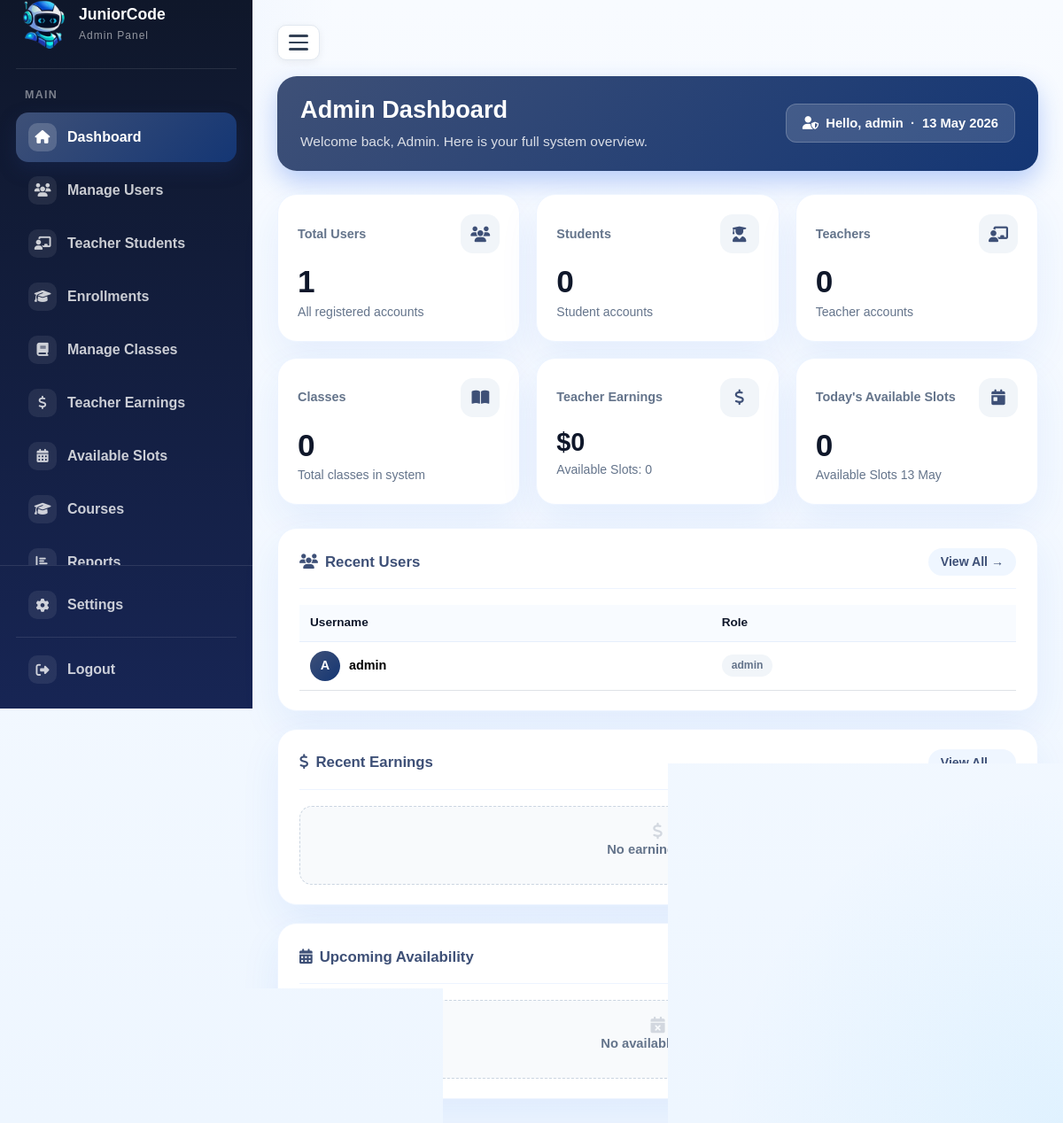
Page /admin_dashboard.php (signed in) on the committed database.
### tables this page shows
CREATE TABLE IF NOT EXISTS `users` (
  `id`                INT          NOT NULL AUTO_INCREMENT,
  `username`          VARCHAR(255) NOT NULL,
  `password`          VARCHAR(255) NOT NULL,
  `plain_password`    VARCHAR(255) NOT NULL DEFAULT '',
  `role`              VARCHAR(50)  NOT NULL DEFAULT 'student',
  `email`             VARCHAR(255) NOT NULL DEFAULT '',
  `zoom_personal_link` TEXT        NOT NULL,
  `profile_picture`   VARCHAR(300) NOT NULL DEFAULT '',
  PRIMARY KEY (`id`),
  UNIQUE KEY `username` (`username`)
);

### admin_prefs.php (called while the page is built, shortened)
<?php
$adminLang  = $_SESSION['admin_lang'];
$adminDir   = ($adminLang === 'ar') ? 'rtl' : 'ltr';
function t($key) {
    global $LANG, $adminLang;
    return htmlspecialchars($LANG[$adminLang][$key] ?? $LANG['en'][$key] ?? $key, ENT_QUOTES, 'UTF-8');
}
?>

### admin_dashboard.php (the view, shortened to what this page needs)
<?php
require_once "db.php";
$adminName   = $_SESSION["username"] ?? "Admin";
$currentPage = basename($_SERVER["PHP_SELF"]);
$conn->query("CREATE TABLE IF NOT EXISTS classes (
    id INT AUTO_INCREMENT PRIMARY KEY, teacher_id INT DEFAULT NULL,
    teacher_name VARCHAR(255) NOT NULL DEFAULT '', student_name VARCHAR(255) NOT NULL DEFAULT '',
    class_date DATE DEFAULT NULL, class_time TIME DEFAULT NULL,
    type VARCHAR(100) NOT NULL DEFAULT '', details TEXT NOT NULL DEFAULT '',
    zoom_link TEXT DEFAULT NULL, created_at TIMESTAMP DEFAULT CURRENT_TIMESTAMP
) ENGINE=InnoDB DEFAULT CHARSET=utf8mb4");
$conn->query("CREATE TABLE IF NOT EXISTS teacher_earnings (
    id INT AUTO_INCREMENT PRIMARY KEY, teacher_id INT DEFAULT NULL,
    teacher_name VARCHAR(255) NOT NULL DEFAULT '', lesson_title VARCHAR(255) NOT NULL DEFAULT '',
    amount DECIMAL(10,2) NOT NULL DEFAULT 0, lesson_date DATE DEFAULT NULL,
    notes TEXT NOT NULL DEFAULT '', created_at TIMESTAMP DEFAULT CURRENT_TIMESTAMP
) ENGINE=InnoDB DEFAULT CHARSET=utf8mb4");
$conn->query("CREATE TABLE IF NOT EXISTS teacher_availability (
    id INT AUTO_INCREMENT PRIMARY KEY, teacher_id INT NOT NULL DEFAULT 0,
    teacher_name VARCHAR(255) NOT NULL DEFAULT '', available_date DATE NOT NULL,
    available_time TIME NOT NULL, status VARCHAR(50) NOT NULL DEFAULT 'available',
    created_at TIMESTAMP DEFAULT CURRENT_TIMESTAMP
) ENGINE=InnoDB DEFAULT CHARSET=utf8mb4");
function safeCount($conn, $sql) { $r = $conn->query($sql); return ($r !== false) ? (int)($r->fetch_assoc()["c"] ?? 0) : 0; }
$totalUsers     = safeCount($conn, "SELECT COUNT(*) AS c FROM users");
$totalStudents  = safeCount($conn, "SELECT COUNT(*) AS c FROM users WHERE role='student'");
$totalTeachers  = safeCount($conn, "SELECT COUNT(*) AS c FROM users WHERE role='teacher'");
$totalClasses   = safeCount($conn, "SELECT COUNT(*) AS c FROM classes");
$totalEarnings  = (float)(($r = $conn->query("SELECT COALESCE(SUM(amount),0) AS c FROM teacher_earnings")) !== false ? ($r->fetch_assoc()["c"] ?? 0) : 0);
$availableSlots = safeCount($conn, "SELECT COUNT(*) AS c FROM teacher_availability WHERE status='available'");
$today = date("Y-m-d");
$todaySlots = 0;
$stmt = $conn->prepare("SELECT COUNT(*) AS c FROM teacher_availability WHERE status='available' AND available_date=?");
if ($stmt) {
    $stmt->bind_param("s", $today);
    $stmt->execute();
    $todaySlots = (int)($stmt->get_result()->fetch_assoc()["c"] ?? 0);
}
$recentUsers = [];
$r = $conn->query("SELECT username, role FROM users ORDER BY id DESC LIMIT 6");
if ($r) while ($row = $r->fetch_assoc()) $recentUsers[] = $row;
$recentEarnings = [];
$recentAvailability = [];
function isActive($page, $cur) { return $page === $cur ? "active" : ""; }
require_once "admin_prefs.php";
?>
<!DOCTYPE html>
<html lang="<?= $adminLang ?>" dir="<?= $adminDir ?>">
<head>
  <link href="https://cdn.jsdelivr.net/npm/bootstrap@5.3.3/dist/css/bootstrap.min.css" rel="stylesheet">
  <link href="https://cdnjs.cloudflare.com/ajax/libs/font-awesome/6.5.0/css/all.min.css" rel="stylesheet">
</head>
<body>
<div class="app-shell">
  <aside class="sidebar">
    <div class="sidebar-top-area">
      <div class="brand">
        <img src="images/robot2.png.png" class="brand-logo-img" alt="JuniorCode Logo">
        <div>
          <div class="brand-title">JuniorCode</div>
          <div class="brand-sub"><?= t('admin_panel') ?></div>
        </div>
      </div>
      <div class="nav-title"><?= t('main_label') ?></div>
      <div class="nav-custom">
        <a href="admin_dashboard.php" class="nav-link-custom <?= isActive('admin_dashboard.php', $currentPage) ?>">
          <span class="nav-icon"><i class="fas fa-house"></i></span><span><?= t('nav_dashboard') ?></span>
        </a>
        <a href="manage_users.php" class="nav-link-custom <?= isActive('manage_users.php', $currentPage) ?>">
          <span class="nav-icon"><i class="fas fa-users"></i></span><span><?= t('nav_users') ?></span>
        </a>
        <a href="admin_teacher_students.php" class="nav-link-custom">
          <span class="nav-icon"><i class="fas fa-chalkboard-user"></i></span><span>Teacher Students</span>
        </a>
          <a href="admin_enrollments.php" class="nav-link-custom">
            <span class="nav-icon"><i class="fas fa-graduation-cap"></i></span><span>Enrollments</span>
          </a>
        <a href="manage_classes.php" class="nav-link-custom <?= isActive('manage_classes.php', $currentPage) ?>">
          <span class="nav-icon"><i class="fas fa-book"></i></span><span><?= t('nav_classes') ?></span>
        </a>
        <a href="teacher_earnings.php" class="nav-link-custom <?= isActive('teacher_earnings.php', $currentPage) ?>">
          <span class="nav-icon"><i class="fas fa-dollar-sign"></i></span><span><?= t('nav_earnings') ?></span>
        </a>
        <a href="available_slots.php" class="nav-link-custom <?= isActive('available_slots.php', $currentPage) ?>">
          <span class="nav-icon"><i class="fas fa-calendar-days"></i></span><span><?= t('nav_slots') ?></span>
        </a>
        <a href="courses.php" class="nav-link-custom <?= isActive('courses.php', $currentPage) ?>">
          <span class="nav-icon"><i class="fas fa-graduation-cap"></i></span><span><?= t('nav_courses') ?></span>
        </a>
        <a href="reports.php" class="nav-link-custom <?= isActive('reports.php', $currentPage) ?>">
          <span class="nav-icon"><i class="fas fa-chart-bar"></i></span><span><?= t('nav_reports') ?></span>
        </a>
      </div>
    </div>
    <div class="sidebar-bottom">
      <a href="settings.php" class="nav-link-custom <?= isActive('settings.php', $currentPage) ?>">
        <span class="nav-icon"><i class="fas fa-gear"></i></span><span><?= t('nav_settings') ?></span>
      </a>
      <div style="height:1px;background:rgba(255,255,255,0.1);margin:8px 0;"></div>
      <a href="logout.php" class="nav-link-custom">
        <span class="nav-icon"><i class="fas fa-right-from-bracket"></i></span><span><?= t('nav_logout') ?></span>
      </a>
    </div>
  </aside>
  <main class="main-content">
    <div class="hamburger-btn" onclick="document.body.classList.toggle('sidebar-collapsed')">
      <div class="hamburger-line"></div>
      <div class="hamburger-line"></div>
      <div class="hamburger-line"></div>
    </div>
    <div class="topbar">
      <div>
        <h1><?= t('dash_title') ?></h1>
        <p><?= t('dash_sub') ?></p>
      </div>
      <div class="admin-badge">
        <i class="fas fa-user-shield me-2"></i><?= t('hello') ?>, <?= htmlspecialchars($adminName) ?>
        &nbsp;·&nbsp; <?= date("d M Y") ?>
      </div>
    </div>
    <div class="stats-grid">
      <div class="stat-card">
        <div class="stat-head">
          <div class="stat-label"><?= t('total_users') ?></div>
          <div class="stat-icon"><i class="fas fa-users"></i></div>
        </div>
        <div class="stat-value"><?= $totalUsers ?></div>
        <div class="stat-note"><?= t('all_accounts') ?></div>
      </div>
      <div class="stat-card">
        <div class="stat-head">
          <div class="stat-label"><?= t('students') ?></div>
          <div class="stat-icon"><i class="fas fa-user-graduate"></i></div>
        </div>
        <div class="stat-value"><?= $totalStudents ?></div>
        <div class="stat-note"><?= t('student_accs') ?></div>
      </div>
      <div class="stat-card">
        <div class="stat-head">
          <div class="stat-label"><?= t('teachers') ?></div>
          <div class="stat-icon"><i class="fas fa-chalkboard-user"></i></div>
        </div>
        <div class="stat-value"><?= $totalTeachers ?></div>
        <div class="stat-note"><?= t('teacher_accs') ?></div>
      </div>
      <div class="stat-card">
        <div class="stat-head">
          <div class="stat-label"><?= t('classes') ?></div>
          <div class="stat-icon"><i class="fas fa-book-open"></i></div>
        </div>
        <div class="stat-value"><?= $totalClasses ?></div>
        <div class="stat-note"><?= t('total_classes') ?></div>
      </div>
      <div class="stat-card">
        <div class="stat-head">
          <div class="stat-label"><?= t('teacher_earn') ?></div>
          <div class="stat-icon"><i class="fas fa-dollar-sign"></i></div>
        </div>
        <div class="stat-value" style="font-size:1.8rem;">$<?= number_format($totalEarnings, 0) ?></div>
        <div class="stat-note"><?= t('avail_slots') ?>: <?= $availableSlots ?></div>
      </div>
      <div class="stat-card">
        <div class="stat-head">
          <div class="stat-label"><?= t('today_slots') ?></div>
          <div class="stat-icon"><i class="fas fa-calendar-day"></i></div>
        </div>
        <div class="stat-value"><?= $todaySlots ?></div>
        <div class="stat-note"><?= t('avail_slots') ?> <?= date("d M") ?></div>
      </div>
    </div>
    <div class="content-grid">
      <div class="panel-card">
        <div class="panel-header">
          <div class="panel-title"><i class="fas fa-users me-2"></i><?= t('recent_users') ?></div>
          <a href="manage_users.php" class="panel-link"><?= t('view_all') ?> &rarr;</a>
        </div>
        <?php if (!empty($recentUsers)): ?>
          <div class="table-responsive">
            <table class="table align-middle">
              <thead>
                <tr>
                  <th><?= t('username') ?></th>
                  <th><?= t('role') ?></th>
                </tr>
              </thead>
              <tbody>
                <?php foreach ($recentUsers as $u):
                  $rc = $u['role'] === 'student' ? 'role-badge' : ($u['role'] === 'teacher' ? 'role-badge' : 'role-badge');
                ?>
                  <tr>
                    <td>
                      <div style="display:flex;align-items:center;gap:10px;">
                        <div class="user-row-avatar"><?= strtoupper(substr($u['username'], 0, 1)) ?></div>
                        <strong><?= htmlspecialchars($u['username']) ?></strong>
                      </div>
                    </td>
                    <td><span class="role-badge <?= $rc ?>"><?= htmlspecialchars($u['role']) ?></span></td>
                  </tr>
                <?php endforeach; ?>
              </tbody>
            </table>
          </div>
        <?php else: ?>
          <div class="empty-box"><i class="fas fa-users fa-lg mb-2 d-block opacity-25"></i>No users yet.</div>
        <?php endif; ?>
      </div>
      <div class="panel-card">
        <div class="panel-header">
          <div class="panel-title"><i class="fas fa-dollar-sign me-2"></i><?= t('recent_earn') ?></div>
          <a href="teacher_earnings.php" class="panel-link"><?= t('view_all') ?> &rarr;</a>
        </div>
        <?php if (!empty($recentEarnings)): ?>
          <div class="table-responsive">
            <table class="table align-middle">
              <thead>
                <tr>
                  <th><?= t('lesson') ?></th>
                  <th><?= t('amount') ?></th>
                </tr>
              </thead>
              <tbody>
                <?php foreach ($recentEarnings as $e): ?>
                  <tr>
                    <td><?= htmlspecialchars($e['lesson_title']) ?></td>
                    <td><strong>$<?= number_format((float)$e['amount'], 2) ?></strong></td>
                  </tr>
                <?php endforeach; ?>
              </tbody>
            </table>
          </div>
        <?php else: ?>
          <div class="empty-box"><i class="fas fa-dollar-sign fa-lg mb-2 d-block opacity-25"></i>No earnings yet.</div>
        <?php endif; ?>
      </div>
    </div>
    <div class="slot-card">
      <div class="panel-header">
        <div class="panel-title"><i class="fas fa-calendar-days me-2"></i><?= t('upcoming_avail') ?></div>
        <a href="available_slots.php" class="panel-link"><?= t('view_all') ?> &rarr;</a>
      </div>
      <?php if (!empty($recentAvailability)): ?>
        <div class="table-responsive">
          <table class="table align-middle">
            <thead>
              <tr>
                <th><?= t('teacher') ?></th>
                <th><?= t('date') ?></th>
                <th><?= t('time') ?></th>
              </tr>
            </thead>
            <tbody>
              <?php foreach ($recentAvailability as $slot): ?>
                <tr>
                  <td>
                    <div style="display:flex;align-items:center;gap:10px;">
                      <div class="user-row-avatar"><?= strtoupper(substr($slot['teacher_name'], 0, 1)) ?></div>
                      <?= htmlspecialchars($slot['teacher_name']) ?>
                    </div>
                  </td>
                  <td><?= date("D, d M Y", strtotime($slot['available_date'])) ?></td>
                  <td><?= date("h:i A", strtotime($slot['available_time'])) ?></td>
                </tr>
              <?php endforeach; ?>
            </tbody>
          </table>
        </div>
      <?php else: ?>
        <div class="empty-box"><i class="fas fa-calendar-xmark fa-lg mb-2 d-block opacity-25"></i>No available slots.</div>
      <?php endif; ?>
    </div>
  </main>
</div>
</body>
</html>

### rows in the picture
users: username "A", username "admin", role "admin"

### other values in the picture
t('admin_panel') "Admin Panel"
t('main_label') "MAIN"
t('nav_dashboard') "Dashboard"
t('nav_users') "Manage Users"
t('nav_classes') "Manage Classes"
t('nav_earnings') "Teacher Earnings"
t('nav_slots') "Available Slots"
t('nav_courses') "Courses"
t('nav_settings') "Settings"
t('nav_logout') "Logout"
t('dash_title') "Admin Dashboard"
t('dash_sub') "Welcome back, Admin. Here is your full system overview."
t('hello') "Hello"
$adminName "admin"
t('total_users') "Total Users"
